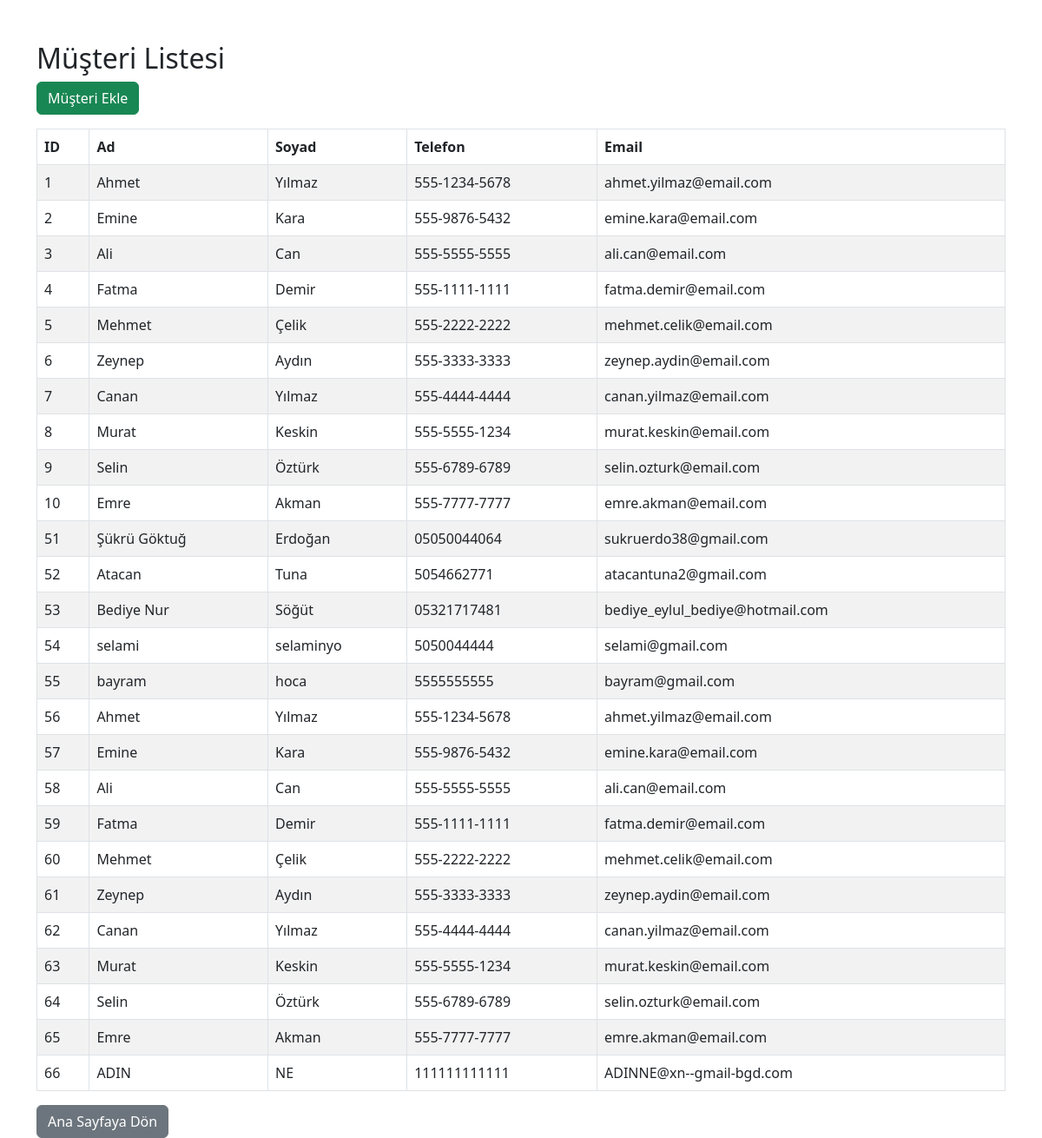
The page /motorsatismagazasi/musteriler_listele.php on the database its author committed.
### tables this page shows
CREATE TABLE `musteri` (
  `Musteri_ID` int NOT NULL,
  `Ad` varchar(50) DEFAULT NULL,
  `Soyad` varchar(50) DEFAULT NULL,
  `Email` varchar(100) DEFAULT NULL,
  `Telefon` varchar(15) DEFAULT NULL
);

### motorsatismagazasi/musteriler_listele.php (the view, shortened to what this page needs)
<?php
include 'baglanti.php';
$sql = "SELECT * FROM musteri";
$result = $baglanti->query($sql);
?>
<!DOCTYPE html>
<html lang="tr">
<head>
<link href="https://cdn.jsdelivr.net/npm/bootstrap@5.3.0/dist/css/bootstrap.min.css" rel="stylesheet" />
</head>
<body>
<div class="container mt-5">
    <h2>Müşteri Listesi</h2>
    <a href="musteri_ekle.php" class="btn btn-success mb-3">Müşteri Ekle</a>
    <table class="table table-striped table-bordered">
        <thead>
            <tr>
                <th>ID</th>
                <th>Ad</th>
                <th>Soyad</th>
                <th>Telefon</th>
                <th>Email</th>
            </tr>
        </thead>
        <tbody>
            <?php
            if ($result && $result->num_rows > 0) {
                while($row = $result->fetch_assoc()) {
                    echo "<tr>
                        <td>{$row['Musteri_ID']}</td>
                        <td>{$row['Ad']}</td>
                        <td>{$row['Soyad']}</td>
                        <td>{$row['Telefon']}</td>
                        <td>{$row['Email']}</td>
                    </tr>";
                }
            } else {
                echo "<tr><td colspan='5' class='text-center'>Kayıt Yok</td></tr>";
            }
            ?>
        </tbody>
    </table>
            <div class="mt-3">
        <a href="index.php" class="btn btn-secondary">Ana Sayfaya Dön</a>
    </div>
</div>
</body>
</html>

### rows shown on the page
musteri: Musteri_ID "1", Ad "Ahmet", Soyad "Yılmaz", Telefon "555-1234-5678", Email "ahmet.yilmaz@email.com"
musteri: Musteri_ID "2", Ad "Emine", Soyad "Kara", Telefon "555-9876-5432", Email "emine.kara@email.com"
musteri: Musteri_ID "3", Ad "Ali", Soyad "Can", Telefon "555-5555-5555", Email "ali.can@email.com"
musteri: Musteri_ID "4", Ad "Fatma", Soyad "Demir", Telefon "555-1111-1111", Email "fatma.demir@email.com"
musteri: Musteri_ID "5", Ad "Mehmet", Soyad "Çelik", Telefon "555-2222-2222", Email "mehmet.celik@email.com"
musteri: Musteri_ID "6", Ad "Zeynep", Soyad "Aydın", Telefon "555-3333-3333", Email "zeynep.aydin@email.com"
musteri: Musteri_ID "7", Ad "Canan", Soyad "Yılmaz", Telefon "555-4444-4444", Email "canan.yilmaz@email.com"
musteri: Musteri_ID "8", Ad "Murat", Soyad "Keskin", Telefon "555-5555-1234", Email "murat.keskin@email.com"
musteri: Musteri_ID "9", Ad "Selin", Soyad "Öztürk", Telefon "555-6789-6789", Email "selin.ozturk@email.com"
musteri: Musteri_ID "10", Ad "Emre", Soyad "Akman", Telefon "555-7777-7777", Email "emre.akman@email.com"
musteri: Musteri_ID "51", Ad "Şükrü Göktuğ", Soyad "Erdoğan", Telefon "05050044064", Email "sukruerdo38@gmail.com"
musteri: Musteri_ID "52", Ad "Atacan", Soyad "Tuna", Telefon "5054662771", Email "atacantuna2@gmail.com"
musteri: Musteri_ID "53", Ad "Bediye Nur", Soyad "Söğüt", Telefon "05321717481", Email "bediye_eylul_bediye@hotmail.com"
musteri: Musteri_ID "54", Ad "selami", Soyad "selaminyo", Telefon "5050044444", Email "selami@gmail.com"
musteri: Musteri_ID "55", Ad "bayram", Soyad "hoca", Telefon "5555555555", Email "bayram@gmail.com"
musteri: Musteri_ID "56", Ad "Ahmet", Soyad "Yılmaz", Telefon "555-1234-5678", Email "ahmet.yilmaz@email.com"
musteri: Musteri_ID "57", Ad "Emine", Soyad "Kara", Telefon "555-9876-5432", Email "emine.kara@email.com"
musteri: Musteri_ID "58", Ad "Ali", Soyad "Can", Telefon "555-5555-5555", Email "ali.can@email.com"
musteri: Musteri_ID "59", Ad "Fatma", Soyad "Demir", Telefon "555-1111-1111", Email "fatma.demir@email.com"
musteri: Musteri_ID "60", Ad "Mehmet", Soyad "Çelik", Telefon "555-2222-2222", Email "mehmet.celik@email.com"
musteri: Musteri_ID "61", Ad "Zeynep", Soyad "Aydın", Telefon "555-3333-3333", Email "zeynep.aydin@email.com"
musteri: Musteri_ID "62", Ad "Canan", Soyad "Yılmaz", Telefon "555-4444-4444", Email "canan.yilmaz@email.com"
musteri: Musteri_ID "63", Ad "Murat", Soyad "Keskin", Telefon "555-5555-1234", Email "murat.keskin@email.com"
musteri: Musteri_ID "64", Ad "Selin", Soyad "Öztürk", Telefon "555-6789-6789", Email "selin.ozturk@email.com"
musteri: Musteri_ID "65", Ad "Emre", Soyad "Akman", Telefon "555-7777-7777", Email "emre.akman@email.com"
musteri: Musteri_ID "66", Ad "ADIN", Soyad "NE", Telefon "111111111111", Email "ADINNE@xn--gmail-bgd.com"
